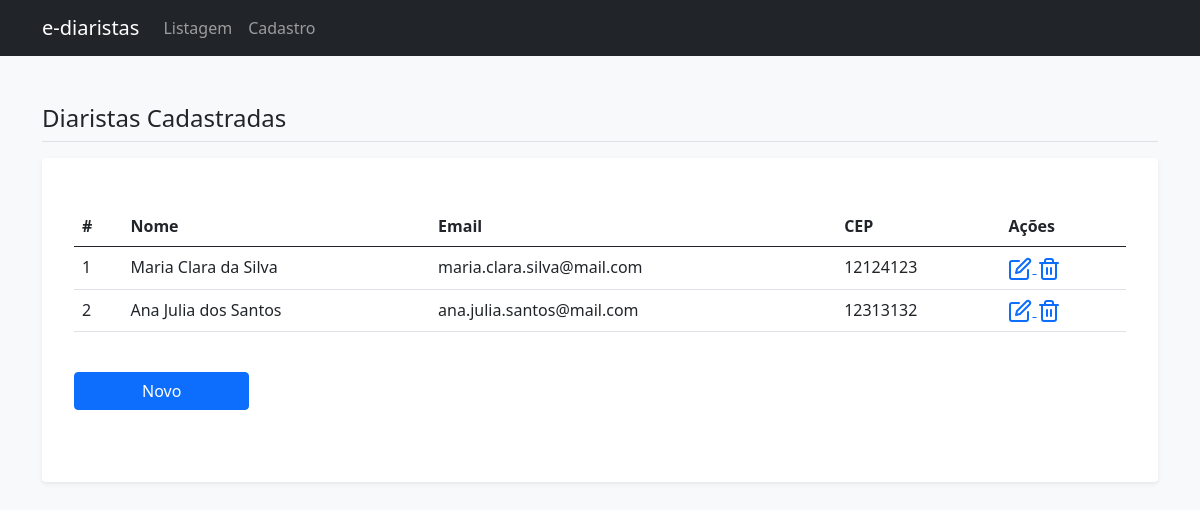
Page /web/listar_diaristas on the earlier database version.
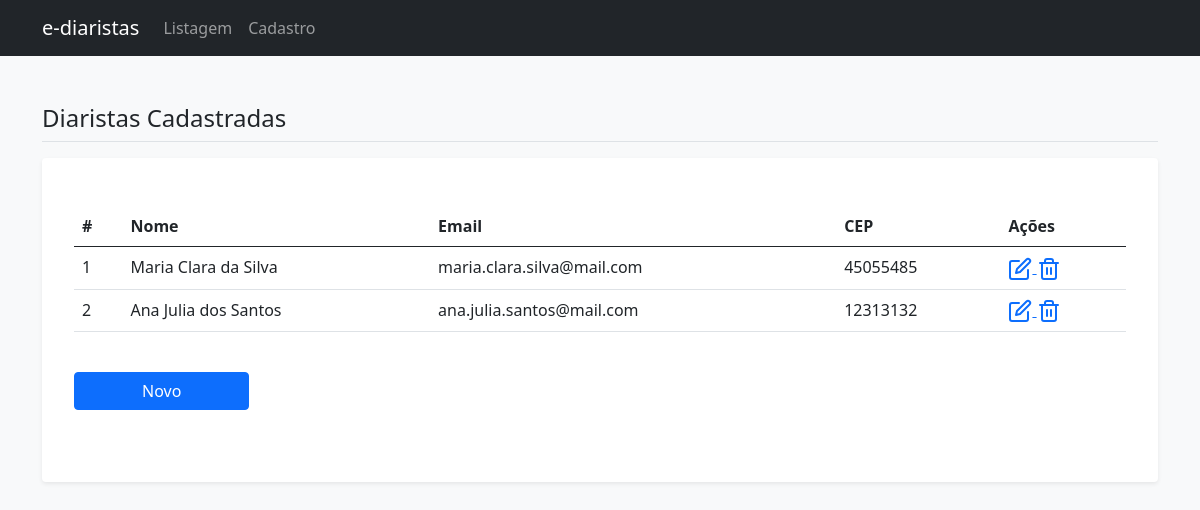
Same page on the later database version.
### web/models.py (models this page shows)
class Diarista(models.Model):
    nome_completo = models.CharField(max_length=100, null=False, blank=False)
    cpf = models.CharField(max_length=11, null=False, blank=False, unique=True)
    email = models.EmailField(null=False, blank=False, unique=True)
    telefone = models.CharField(max_length=11, null=False, blank=False)
    logradouro = models.CharField(max_length=100, null=False, blank=False)
    numero = models.IntegerField(null=False, blank=False)
    bairro = models.CharField(max_length=100, null=False, blank=False)
    complemento = models.CharField(max_length=100, null=False, blank=True)
    cep = models.CharField(max_length=8, null=False, blank=False)
    estado = models.CharField(max_length=2, null=False, blank=False)
    codigo_ibge = models.IntegerField(null=False, blank=False)
    foto_usuario = models.ImageField(null=False)

### web/views.py (the view)
# urls.py: path('listar_diaristas', listar_diaristas, name='listar_diaristas'),
def listar_diaristas(request):
    diaristas = Diarista.objects.all()
    return render(request, 'lista_diaristas.html', {'diaristas': diaristas})

### web/templates/lista_diaristas.html
{% extends 'base.html' %}
{% load easy_mask %}
{% block conteudo %}
<h4 class="border-bottom pb-2 mb-0">Diaristas Cadastradas</h4>
<div class="my-3 p-3 bg-body rounded shadow-sm">
    <div class="my-3 p-3">
        <table class="table">
            <thead>
            <tr>
                <th>#</th>
                <th>Nome</th>
                <th>Email</th>
                <th>CEP</th>
                <th>Ações</th>
            </tr>
            </thead>
            <tbody>
            {% for diarista in diaristas %}
            <tr>
                <td>{{diarista.id}}</td>
                <td>{{diarista.nome_completo}}</td>
                <td>{{diarista.email}}</td>
                <td>{{diarista.cep | cep}}</td>
                <td>
                    <a href="{% url 'editar_diarista' diarista.id %}" data-bs-toggle="tooltip" title="Editar">
                        <i data-feather="edit"></i>
                    </a>
                    <a href="{% url 'remover_diarista' diarista.id %}" data-bs-toggle="tooltip" title="Excluir">
                        <i data-feather="trash-2"></i>
                    </a>
                </td>
            </tr>
            {% endfor %}
            </tbody>
        </table>
        <div class="py-4 d-grid col-2">
            <a href="{% url 'cadastrar_diarista' %}" class="btn btn-primary">Novo</a>
        </div>
    </div>
</div>
{% endblock conteudo %}

Differences in the rows shown:
changed Diarista "Maria Clara da Silva": cep|cep "12124123" → "45055485"
